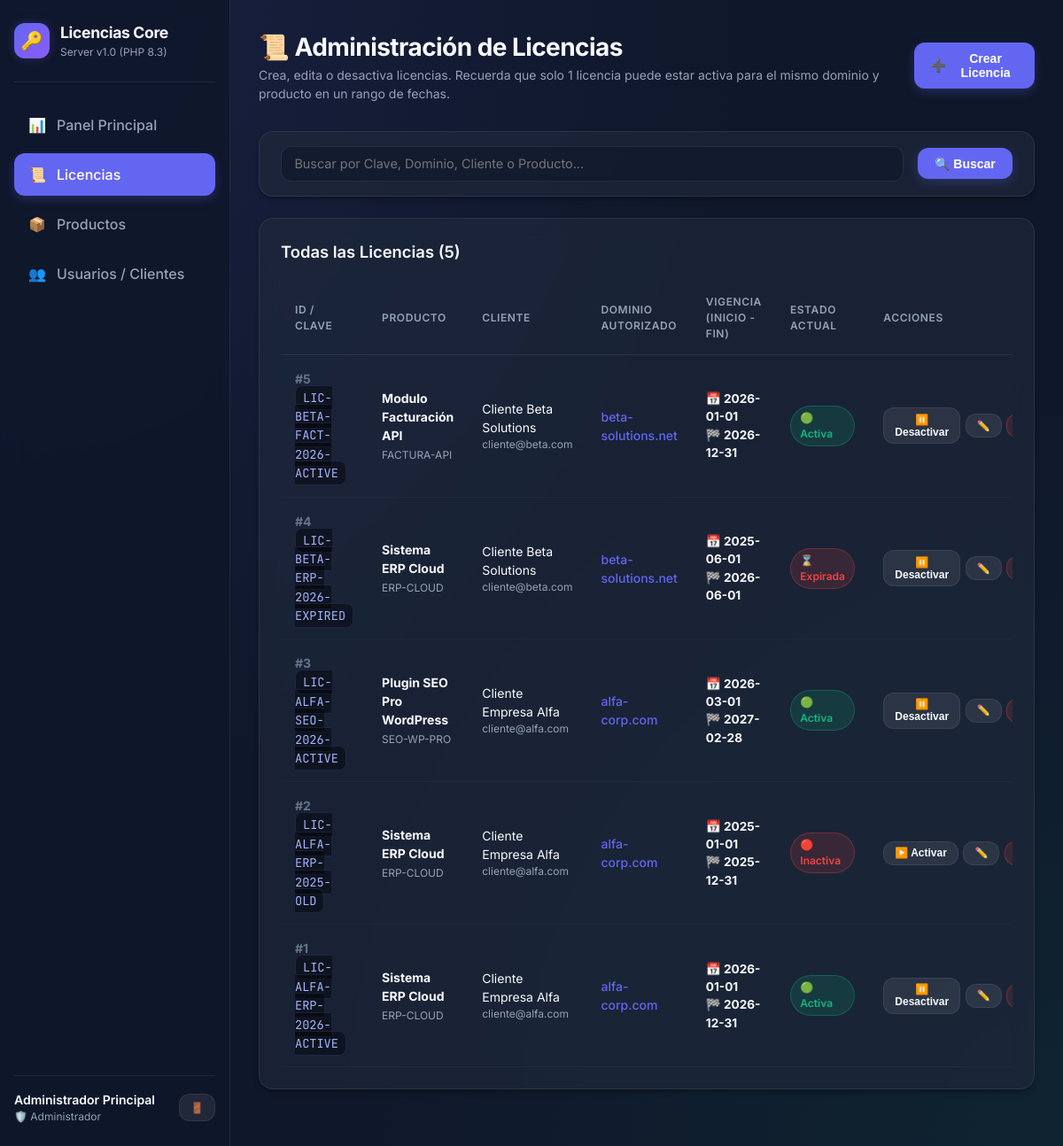
/licenses.php (signed in), run on the app's committed database.
### tables this page shows
CREATE TABLE IF NOT EXISTS `licenses` (
  `id` INT AUTO_INCREMENT PRIMARY KEY,
  `user_id` INT NOT NULL,
  `product_id` INT NOT NULL,
  `license_key` VARCHAR(100) NOT NULL,
  `domain_url` VARCHAR(255) NOT NULL,
  `is_active` TINYINT(1) NOT NULL DEFAULT 1,
  `start_date` DATE NOT NULL,
  `end_date` DATE NOT NULL,
  `notes` VARCHAR(255) NULL,
  `created_at` DATETIME DEFAULT CURRENT_TIMESTAMP,
  `updated_at` DATETIME DEFAULT CURRENT_TIMESTAMP ON UPDATE CURRENT_TIMESTAMP,
  FOREIGN KEY (`user_id`) REFERENCES `users`(`id`) ON DELETE CASCADE,
  FOREIGN KEY (`product_id`) REFERENCES `products`(`id`) ON DELETE CASCADE,
  INDEX `idx_verify` (`license_key`, `domain_url`, `is_active`),
  INDEX `idx_product_domain` (`product_id`, `domain_url`, `is_active`)
);

CREATE TABLE IF NOT EXISTS `products` (
  `id` INT AUTO_INCREMENT PRIMARY KEY,
  `name` VARCHAR(150) NOT NULL,
  `code` VARCHAR(50) NOT NULL UNIQUE,
  `description` TEXT NULL,
  `status` ENUM('active', 'inactive') NOT NULL DEFAULT 'active',
  `created_at` DATETIME DEFAULT CURRENT_TIMESTAMP
);

CREATE TABLE IF NOT EXISTS `users` (
  `id` INT AUTO_INCREMENT PRIMARY KEY,
  `name` VARCHAR(100) NOT NULL,
  `email` VARCHAR(150) NOT NULL UNIQUE,
  `password` VARCHAR(255) NOT NULL,
  `role` ENUM('admin', 'client') NOT NULL DEFAULT 'client',
  `created_at` DATETIME DEFAULT CURRENT_TIMESTAMP
);

### config/app.php (called while the page is built, shortened)
<?php
function sanitize(string $data): string {
    return htmlspecialchars(trim($data), ENT_QUOTES, 'UTF-8');
}

### config/database.php (called while the page is built, shortened)
<?php
return [
    'host' => '127.0.0.1',
    'port' => '3306',
    'dbname' => 'licencias_db',
    'charset' => 'utf8mb4',
    'username' => 'root',
    'password' => '',
    'options' => [
        PDO::ATTR_ERRMODE => PDO::ERRMODE_EXCEPTION,
        PDO::ATTR_DEFAULT_FETCH_MODE => PDO::FETCH_ASSOC,
        PDO::ATTR_EMULATE_PREPARES => false,
    ],
];

### src/Database.php (called while the page is built, shortened)
<?php
class Database {
    private static ?PDO $instance = null;
    public static function getConnection(): PDO {
        if (self::$instance === null) {
            $config = require __DIR__ . '/../config/database.php';
            $dsnWithoutDb = "mysql:host={$config['host']};port={$config['port']};charset={$config['charset']}";
            try {
                $pdo = new PDO($dsnWithoutDb, $config['username'], $config['password'], $config['options']);
                $pdo->exec("CREATE DATABASE IF NOT EXISTS `{$config['dbname']}` DEFAULT CHARACTER SET utf8mb4 COLLATE utf8mb4_unicode_ci;");
                $pdo->exec("USE `{$config['dbname']}`;");
                $tablesQuery = $pdo->query("SHOW TABLES LIKE 'users'");
                self::$instance = $pdo;
            } catch (PDOException $e) {
                die("Error de conexión a la Base de Datos: " . $e->getMessage() .
                    "<br><br>Por favor verifica que MySQL esté iniciado en XAMPP y los datos en config/database.php sean correctos.");
            }
        }
        return self::$instance;
    }
}

### src/LicenseManager.php (called while the page is built, shortened)
<?php
require_once __DIR__ . '/Database.php';
class LicenseManager {
    private PDO $db;
    public function __construct() {
        $this->db = Database::getConnection();
    }
    public function getAllLicenses(?int $userId = null, ?string $search = null): array {
        $sql = "SELECT l.*, p.name as product_name, p.code as product_code, u.name as user_name, u.email as user_email
                FROM licenses l
                JOIN products p ON l.product_id = p.id
                JOIN users u ON l.user_id = u.id
                WHERE 1=1";
        $params = [];
        $sql .= " ORDER BY l.id DESC";
        $stmt = $this->db->prepare($sql);
        $stmt->execute($params);
        return $stmt->fetchAll();
    }
}

### licenses.php (the view, shortened to what this page needs)
<?php
require_once __DIR__ . '/includes/header.php';
require_once __DIR__ . '/includes/sidebar.php';
require_once __DIR__ . '/src/LicenseManager.php';
$manager = new LicenseManager();
$search = $_GET['search'] ?? null;
$licenses = $manager->getAllLicenses(null, $search);
?>
<main class="main-content">
    <div class="header-bar">
        <div>
            <h1 class="page-title">📜 Administración de Licencias</h1>
            <p class="page-desc">Crea, edita o desactiva licencias. Recuerda que solo 1 licencia puede estar activa para el mismo dominio y producto en un rango de fechas.</p>
        </div>
        <button class="btn btn-primary" data-modal-target="modal-new-license">
            <span>➕</span> Crear Licencia
        </button>
    </div>
    <div class="card" style="padding: 1rem 1.5rem; margin-bottom: 1.5rem;">
        <form method="GET" action="licenses.php" style="display: flex; gap: 1rem; align-items: center;">
            <input type="text" name="search" class="form-control" placeholder="Buscar por Clave, Dominio, Cliente o Producto..." value="<?php echo sanitize($search ?? ''); ?>" style="flex: 1;">
            <button type="submit" class="btn btn-primary">🔍 Buscar</button>
        </form>
    </div>
    <div class="card">
        <div class="card-header">
            <h2 class="card-title">Todas las Licencias (<?php echo count($licenses); ?>)</h2>
        </div>
        <?php if (empty($licenses)): ?>
            <div style="text-align: center; padding: 2rem; color: var(--text-muted);">
                No se encontraron licencias que coincidan con la búsqueda.
            </div>
        <?php else: ?>
            <div class="table-container">
                <table class="table">
                    <thead>
                        <tr>
                            <th>ID / Clave</th>
                            <th>Producto</th>
                            <th>Cliente</th>
                            <th>Dominio Autorizado</th>
                            <th>Vigencia (Inicio - Fin)</th>
                            <th>Estado Actual</th>
                            <th>Acciones</th>
                        </tr>
                    </thead>
                    <tbody>
                        <?php
                        $today = date('Y-m-d');
                        foreach ($licenses as $lic):
                            $isFlagActive = ((int)$lic['is_active'] === 1);
                            $isWithinDates = ($today >= $lic['start_date'] && $today <= $lic['end_date']);
                            $isValidToday = ($isFlagActive && $isWithinDates);
                            if ($isValidToday) {
                                $statusBadge = '<span class="badge badge-active">🟢 Activa</span>';
                            } elseif (!$isFlagActive) {
                                $statusBadge = '<span class="badge badge-inactive">🔴 Inactiva</span>';
                            } elseif ($today < $lic['start_date']) {
                                $statusBadge = '<span class="badge badge-warning">⏳ Próxima</span>';
                            } else {
                                $statusBadge = '<span class="badge badge-inactive">⌛ Expirada</span>';
                            }
                        ?>
                            <tr>
                                <td>
                                    <strong style="color: var(--text-dim);">#<?php echo $lic['id']; ?></strong><br>
                                    <code class="license-key-code"><?php echo sanitize($lic['license_key']); ?></code>
                                </td>
                                <td>
                                    <strong><?php echo sanitize($lic['product_name']); ?></strong><br>
                                    <span style="font-size: 0.75rem; color: var(--text-muted);"><?php echo sanitize($lic['product_code']); ?></span>
                                </td>
                                <td>
                                    <div><?php echo sanitize($lic['user_name']); ?></div>
                                    <div style="font-size: 0.75rem; color: var(--text-muted);"><?php echo sanitize($lic['user_email']); ?></div>
                                </td>
                                <td>
                                    <span style="color: #6366f1; font-weight: 500;"><?php echo sanitize($lic['domain_url']); ?></span>
                                </td>
                                <td>
                                    <div style="font-size: 0.85rem;"><strong>📅 <?php echo $lic['start_date']; ?></strong></div>
                                    <div style="font-size: 0.85rem;"><strong>🏁 <?php echo $lic['end_date']; ?></strong></div>
                                </td>
                                <td><?php echo $statusBadge; ?></td>
                                <td>
                                    <div style="display: flex; gap: 0.35rem; align-items: center;">
                                        <form method="POST" action="licenses.php" style="display: inline;">
                                            <button type="submit" class="btn btn-secondary btn-sm" title="<?php echo $isFlagActive ? 'Desactivar' : 'Activar'; ?>">
                                                <?php echo $isFlagActive ? '⏸️ Desactivar' : '▶️ Activar'; ?>
                                            </button>
                                        </form>
                                        <button class="btn btn-secondary btn-sm" data-modal-target="modal-edit-license-<?php echo $lic['id']; ?>">
                                            ✏️
                                        </button>
                                        <form method="POST" action="licenses.php" style="display: inline;" onsubmit="return confirm('¿Seguro que deseas eliminar esta licencia?');">
                                            <button type="submit" class="btn btn-danger btn-sm">🗑️</button>
                                        </form>
                                    </div>
                                </td>
                            </tr>
                        <?php endforeach; ?>
                    </tbody>
                </table>
            </div>
        <?php endif; ?>
    </div>
</main>
<?php require_once __DIR__ . '/includes/footer.php'; ?>

### assets/css/style.css (style rules this page uses)
:root { --bg-dark: #0f172a; --bg-card: rgba(30, 41, 59, 0.7); --bg-card-border: rgba(255, 255, 255, 0.08); --bg-hover: rgba(255, 255, 255, 0.05); --accent-primary: #6366f1; --accent-primary-hover: #4f46e5; --accent-glow: rgba(99, 102, 241, 0.25); --accent-success: #10b981; --accent-success-bg: rgba(16, 185, 129, 0.15); --accent-warning: #f59e0b; --accent-warning-bg: rgba(245, 158, 11, 0.15); --accent-danger: #ef4444; --accent-danger-bg: rgba(239, 68, 68, 0.15); --text-main: #f8fafc; --text-muted: #94a3b8; --text-dim: #64748b; --radius-sm: 8px; --radius-md: 12px; --radius-lg: 16px; --radius-full: 9999px; --shadow-sm: 0 4px 6px -1px rgba(0, 0, 0, 0.3); --shadow-lg: 0 10px 25px -5px rgba(0, 0, 0, 0.5), 0 0 15px var(--accent-glow); --backdrop-blur: blur(12px); --transition: all 0.25s cubic-bezier(0.4, 0, 0.2, 1); }
* { box-sizing: border-box; margin: 0; padding: 0; }
body { font-family: 'Inter', system-ui, -apple-system, sans-serif; background-color: var(--bg-dark); background-image: radial-gradient(at 0% 0%, rgba(99, 102, 241, 0.12) 0px, transparent 50%), radial-gradient(at 100% 100%, rgba(16, 185, 129, 0.08) 0px, transparent 50%); color: var(--text-main); min-height: 100vh; display: flex; flex-direction: column; line-height: 1.5; }
.main-content { flex: 1; padding: 2rem; overflow-y: auto; }
.header-bar { display: flex; justify-content: space-between; align-items: center; margin-bottom: 2rem; }
.page-title { font-size: 1.75rem; font-weight: 700; letter-spacing: -0.02em; }
.page-desc { font-size: 0.875rem; color: var(--text-muted); }
.card { background: var(--bg-card); border: 1px solid var(--bg-card-border); border-radius: var(--radius-lg); padding: 1.5rem; backdrop-filter: var(--backdrop-blur); margin-bottom: 2rem; box-shadow: var(--shadow-sm); }
.card-header { display: flex; justify-content: space-between; align-items: center; margin-bottom: 1.25rem; }
.card-title { font-size: 1.15rem; font-weight: 600; }
.table-container { width: 100%; overflow-x: auto; }
.table { width: 100%; border-collapse: collapse; text-align: left; }
.table th { padding: 0.85rem 1rem; font-size: 0.75rem; font-weight: 600; text-transform: uppercase; letter-spacing: 0.05em; color: var(--text-muted); border-bottom: 1px solid var(--bg-card-border); }
.table td { padding: 1rem; border-bottom: 1px solid rgba(255, 255, 255, 0.03); font-size: 0.875rem; vertical-align: middle; }
.badge { display: inline-flex; align-items: center; gap: 0.35rem; padding: 0.25rem 0.65rem; border-radius: var(--radius-full); font-size: 0.75rem; font-weight: 600; text-transform: capitalize; }
.badge-active { background: var(--accent-success-bg); color: var(--accent-success); border: 1px solid rgba(16, 185, 129, 0.3); }
.badge-inactive { background: var(--accent-danger-bg); color: var(--accent-danger); border: 1px solid rgba(239, 68, 68, 0.3); }
.btn { display: inline-flex; align-items: center; justify-content: center; gap: 0.5rem; padding: 0.6rem 1.2rem; border-radius: var(--radius-md); font-size: 0.875rem; font-weight: 600; cursor: pointer; border: none; transition: var(--transition); text-decoration: none; }
.btn-primary { background: var(--accent-primary); color: white; box-shadow: 0 4px 12px var(--accent-glow); }
.btn-secondary { background: rgba(255, 255, 255, 0.08); color: var(--text-main); border: 1px solid var(--bg-card-border); }
.btn-danger { background: var(--accent-danger-bg); color: var(--accent-danger); border: 1px solid rgba(239, 68, 68, 0.3); }
.btn-sm { padding: 0.35rem 0.75rem; font-size: 0.75rem; }
.form-control { width: 100%; padding: 0.65rem 0.9rem; background: rgba(15, 23, 42, 0.6); border: 1px solid var(--bg-card-border); border-radius: var(--radius-md); color: var(--text-main); font-size: 0.9rem; font-family: inherit; transition: var(--transition); }
.license-key-code { font-family: 'JetBrains Mono', monospace; background: rgba(0, 0, 0, 0.4); padding: 0.25rem 0.5rem; border-radius: var(--radius-sm); color: #a5b4fc; border: 1px solid rgba(99, 102, 241, 0.2); font-size: 0.85rem; }

### data on the page
licenses: id "5", license_key "LIC-BETA-FACT-2026-ACTIVE", product.name "Modulo Facturación API", product.code "FACTURA-API", user.name "Cliente Beta Solutions", user.email "cliente@beta.com", domain_url "beta-solutions.net", start_date "2026-01-01", end_date "2026-12-31", is_active "🟢 Activa"
licenses: id "4", license_key "LIC-BETA-ERP-2026-EXPIRED", product.name "Sistema ERP Cloud", product.code "ERP-CLOUD", user.name "Cliente Beta Solutions", user.email "cliente@beta.com", domain_url "beta-solutions.net", start_date "2025-06-01", end_date "2026-06-01", is_active "⌛ Expirada"
licenses: id "3", license_key "LIC-ALFA-SEO-2026-ACTIVE", product.name "Plugin SEO Pro WordPress", product.code "SEO-WP-PRO", user.name "Cliente Empresa Alfa", user.email "cliente@alfa.com", domain_url "alfa-corp.com", start_date "2026-03-01", end_date "2027-02-28", is_active "🟢 Activa"
licenses: id "2", license_key "LIC-ALFA-ERP-2025-OLD", product.name "Sistema ERP Cloud", product.code "ERP-CLOUD", user.name "Cliente Empresa Alfa", user.email "cliente@alfa.com", domain_url "alfa-corp.com", start_date "2025-01-01", end_date "2025-12-31", is_active "🔴 Inactiva"
licenses: id "1", license_key "LIC-ALFA-ERP-2026-ACTIVE", product.name "Sistema ERP Cloud", product.code "ERP-CLOUD", user.name "Cliente Empresa Alfa", user.email "cliente@alfa.com", domain_url "alfa-corp.com", start_date "2026-01-01", end_date "2026-12-31", is_active "🟢 Activa"

### other printed values
$currentUser['name'] "Administrador Principal"
count($licenses) "5"
